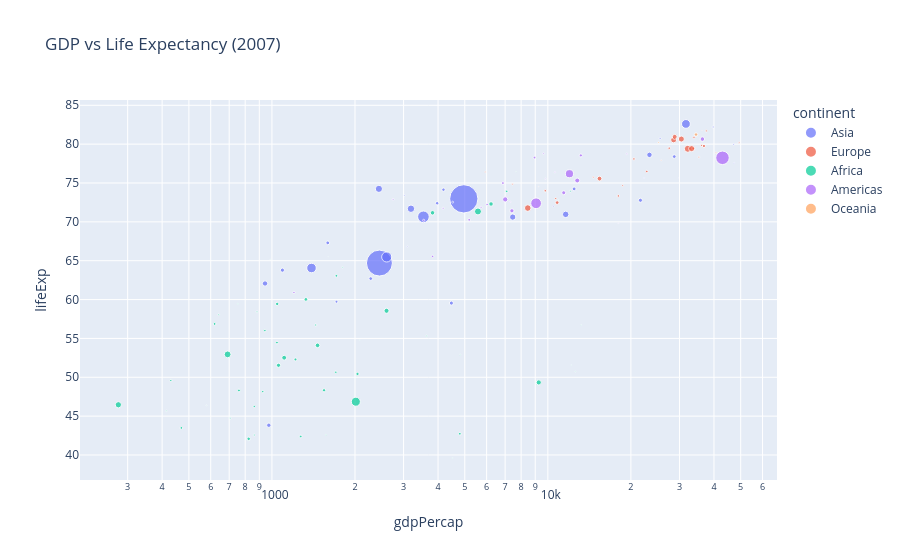

Notebook code cell kept with this figure:
### Markdown cell above
- `x`: GDP per capita (independent variable)
- `y`: Life expectancy (dependent variable)
- `size`: population (adds a 3rd dimension)
- `color`: continent (grouping)
- `hover_name`: tooltip info (country)
- `log_x=True`: fixes skewed GDP values

### Code cell
df_2007 = df[df['year'] == 2007]

fig = px.scatter(df_2007,
                x = 'gdpPercap', y = 'lifeExp',
                size = 'pop', color = 'continent',  
                title = 'GDP vs Life Expectancy (2007)' ,
                hover_name = 'country',
                log_x = True              
)
fig.show()

### Figure 1 — Plotly figure (JSON) as saved in the notebook; plotly's stock layout.template omitted (floating-point values rounded to 4 significant figures)
{"data": [{"hovertemplate": "<b>%{hovertext}</b><br><br>continent=Asia<br>gdpPercap=%{x}<br>lifeExp=%{y}<br>pop=%{marker.size}<extra></extra>", "hovertext": ["Afghanistan", "Bahrain", "Bangladesh", "Cambodia", "China", "Hong Kong, China", "India", "Indonesia", "Iran", "Iraq", "Israel", "Japan", "Jordan", "Korea, Dem. Rep.", "Korea, Rep.", "Kuwait", "Lebanon", "Malaysia", "Mongolia", "Myanmar", "Nepal", "Oman", "Pakistan", "Philippines", "Saudi Arabia", "Singapore", "Sri Lanka", "Syria", "Taiwan", "Thailand", "Vietnam", "West Bank and Gaza", "Yemen, Rep."], "legendgroup": "Asia", "marker": {"color": "#636efa", "size": [31889923, 708573, 150448339, 14131858, 1318683096, 6980412, 1110396331, 223547000, 69453570, 27499638, 6426679, 127467972, 6053193, 23301725, 49044790, 2505559, 3921278, 24821286, 2874127, 47761980, 28901790, 3204897, 169270617, 91077287, 27601038, 4553009, 20378239, 19314747, 23174294, 65068149, 85262356, 4018332, 22211743], "sizemode": "area", "sizeref": 3297000.0, "symbol": "circle"}, "mode": "markers", "name": "Asia", "orientation": "v", "showlegend": true, "type": "scatter", "x": [974.6, 29800.0, 1391.0, 1714.0, 4959.0, 39720.0, 2452.0, 3541.0, 11610.0, 4471.0, 25520.0, 31660.0, 4519.0, 1593.0, 23350.0, 47310.0, 10460.0, 12450.0, 3096.0, 944.0, 1091.0, 22320.0, 2606.0, 3190.0, 21650.0, 47140.0, 3970.0, 4185.0, 28720.0, 7458.0, 2442.0, 3025.0, 2281.0], "xaxis": "x", "y": [43.83, 75.64, 64.06, 59.72, 72.96, 82.21, 64.7, 70.65, 70.96, 59.55, 80.75, 82.6, 72.53, 67.3, 78.62, 77.59, 71.99, 74.24, 66.8, 62.07, 63.78, 75.64, 65.48, 71.69, 72.78, 79.97, 72.4, 74.14, 78.4, 70.62, 74.25, 73.42, 62.7], "yaxis": "y"}, {"hovertemplate": "<b>%{hovertext}</b><br><br>continent=Europe<br>gdpPercap=%{x}<br>lifeExp=%{y}<br>pop=%{marker.size}<extra></extra>", "hovertext": ["Albania", "Austria", "Belgium", "Bosnia and Herzegovina", "Bulgaria", "Croatia", "Czech Republic", "Denmark", "Finland", "France", "Germany", "Greece", "Hungary", "Iceland", "Ireland", "Italy", "Montenegro", "Netherlands", "Norway", "Poland", "Portugal", "Romania", "Serbia", "Slovak Republic", "Slovenia", "Spain", "Sweden", "Switzerland", "Turkey", "United Kingdom"], "legendgroup": "Europe", "marker": {"color": "#EF553B", "size": [3600523, 8199783, 10392226, 4552198, 7322858, 4493312, 10228744, 5468120, 5238460, 61083916, 82400996, 10706290, 9956108, 301931, 4109086, 58147733, 684736, 16570613, 4627926, 38518241, 10642836, 22276056, 10150265, 5447502, 2009245, 40448191, 9031088, 7554661, 71158647, 60776238], "sizemode": "area", "sizeref": 3297000.0, "symbol": "circle"}, "mode": "markers", "name": "Europe", "orientation": "v", "showlegend": true, "type": "scatter", "x": [5937.0, 36130.0, 33690.0, 7446.0, 10680.0, 14620.0, 22830.0, 35280.0, 33210.0, 30470.0, 32170.0, 27540.0, 18010.0, 36180.0, 40680.0, 28570.0, 9254.0, 36800.0, 49360.0, 15390.0, 20510.0, 10810.0, 9787.0, 18680.0, 25770.0, 28820.0, 33860.0, 37510.0, 8458.0, 33200.0], "xaxis": "x", "y": [76.42, 79.83, 79.44, 74.85, 73.0, 75.75, 76.49, 78.33, 79.31, 80.66, 79.41, 79.48, 73.34, 81.76, 78.89, 80.55, 74.54, 79.76, 80.2, 75.56, 78.1, 72.48, 74.0, 74.66, 77.93, 80.94, 80.88, 81.7, 71.78, 79.42], "yaxis": "y"}, {"hovertemplate": "<b>%{hovertext}</b><br><br>continent=Africa<br>gdpPercap=%{x}<br>lifeExp=%{y}<br>pop=%{marker.size}<extra></extra>", "hovertext": ["Algeria", "Angola", "Benin", "Botswana", "Burkina Faso", "Burundi", "Cameroon", "Central African Republic", "Chad", "Comoros", "Congo, Dem. Rep.", "Congo, Rep.", "Cote d'Ivoire", "Djibouti", "Egypt", "Equatorial Guinea", "Eritrea", "Ethiopia", "Gabon", "Gambia", "Ghana", "Guinea", "Guinea-Bissau", "Kenya", "Lesotho", "Liberia", "Libya", "Madagascar", "Malawi", "Mali", "Mauritania", "Mauritius", "Morocco", "Mozambique", "Namibia", "Niger", "Nigeria", "Reunion", "Rwanda", "Sao Tome and Principe", "Senegal", "Sierra Leone", "Somalia", "South Africa", "Sudan", "Swaziland", "Tanzania", "Togo", "Tunisia", "Uganda", "Zambia", "Zimbabwe"], "legendgroup": "Africa", "marker": {"color": "#00cc96", "size": [33333216, 12420476, 8078314, 1639131, 14326203, 8390505, 17696293, 4369038, 10238807, 710960, 64606759, 3800610, 18013409, 496374, 80264543, 551201, 4906585, 76511887, 1454867, 1688359, 22873338, 9947814, 1472041, 35610177, 2012649, 3193942, 6036914, 19167654, 13327079, 12031795, 3270065, 1250882, 33757175, 19951656, 2055080, 12894865, 135031164, 798094, 8860588, 199579, 12267493, 6144562, 9118773, 43997828, 42292929, 1133066, 38139640, 5701579, 10276158, 29170398, 11746035, 12311143], "sizemode": "area", "sizeref": 3297000.0, "symbol": "circle"}, "mode": "markers", "name": "Africa", "orientation": "v", "showlegend": true, "type": "scatter", "x": [6223.0, 4797.0, 1441.0, 12570.0, 1217.0, 430.1, 2042.0, 706.0, 1704.0, 986.1, 277.6, 3633.0, 1545.0, 2082.0, 5581.0, 12150.0, 641.4, 690.8, 13210.0, 752.7, 1328.0, 942.7, 579.2, 1463.0, 1569.0, 414.5, 12060.0, 1045.0, 759.3, 1043.0, 1803.0, 10960.0, 3820.0, 823.7, 4811.0, 619.7, 2014.0, 7670.0, 863.1, 1598.0, 1712.0, 862.5, 926.1, 9270.0, 2602.0, 4513.0, 1107.0, 883.0, 7093.0, 1056.0, 1271.0, 469.7], "xaxis": "x", "y": [72.3, 42.73, 56.73, 50.73, 52.3, 49.58, 50.43, 44.74, 50.65, 65.15, 46.46, 55.32, 48.33, 54.79, 71.34, 51.58, 58.04, 52.95, 56.73, 59.45, 60.02, 56.01, 46.39, 54.11, 42.59, 45.68, 73.95, 59.44, 48.3, 54.47, 64.16, 72.8, 71.16, 42.08, 52.91, 56.87, 46.86, 76.44, 46.24, 65.53, 63.06, 42.57, 48.16, 49.34, 58.56, 39.61, 52.52, 58.42, 73.92, 51.54, 42.38, 43.49], "yaxis": "y"}, {"hovertemplate": "<b>%{hovertext}</b><br><br>continent=Americas<br>gdpPercap=%{x}<br>lifeExp=%{y}<br>pop=%{marker.size}<extra></extra>", "hovertext": ["Argentina", "Bolivia", "Brazil", "Canada", "Chile", "Colombia", "Costa Rica", "Cuba", "Dominican Republic", "Ecuador", "El Salvador", "Guatemala", "Haiti", "Honduras", "Jamaica", "Mexico", "Nicaragua", "Panama", "Paraguay", "Peru", "Puerto Rico", "Trinidad and Tobago", "United States", "Uruguay", "Venezuela"], "legendgroup": "Americas", "marker": {"color": "#ab63fa", "size": [40301927, 9119152, 190010647, 33390141, 16284741, 44227550, 4133884, 11416987, 9319622, 13755680, 6939688, 12572928, 8502814, 7483763, 2780132, 108700891, 5675356, 3242173, 6667147, 28674757, 3942491, 1056608, 301139947, 3447496, 26084662], "sizemode": "area", "sizeref": 3297000.0, "symbol": "circle"}, "mode": "markers", "name": "Americas", "orientation": "v", "showlegend": true, "type": "scatter", "x": [12780.0, 3822.0, 9066.0, 36320.0, 13170.0, 7007.0, 9645.0, 8948.0, 6025.0, 6873.0, 5728.0, 5186.0, 1202.0, 3548.0, 7321.0, 11980.0, 2749.0, 9809.0, 4173.0, 7409.0, 19330.0, 18010.0, 42950.0, 10610.0, 11420.0], "xaxis": "x", "y": [75.32, 65.55, 72.39, 80.65, 78.55, 72.89, 78.78, 78.27, 72.23, 74.99, 71.88, 70.26, 60.92, 70.2, 72.57, 76.19, 72.9, 75.54, 71.75, 71.42, 78.75, 69.82, 78.24, 76.38, 73.75], "yaxis": "y"}, {"hovertemplate": "<b>%{hovertext}</b><br><br>continent=Oceania<br>gdpPercap=%{x}<br>lifeExp=%{y}<br>pop=%{marker.size}<extra></extra>", "hovertext": ["Australia", "New Zealand"], "legendgroup": "Oceania", "marker": {"color": "#FFA15A", "size": [20434176, 4115771], "sizemode": "area", "sizeref": 3297000.0, "symbol": "circle"}, "mode": "markers", "name": "Oceania", "orientation": "v", "showlegend": true, "type": "scatter", "x": [34440.0, 25190.0], "xaxis": "x", "y": [81.23, 80.2], "yaxis": "y"}], "layout": {"legend": {"itemsizing": "constant", "title": {"text": "continent"}, "tracegroupgap": 0}, "title": {"text": "GDP vs Life Expectancy (2007)"}, "xaxis": {"anchor": "y", "domain": [0, 1], "title": {"text": "gdpPercap"}, "type": "log"}, "yaxis": {"anchor": "x", "domain": [0, 1], "title": {"text": "lifeExp"}}}}
